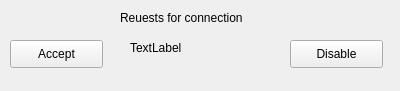
<?xml version="1.0" encoding="UTF-8"?>
<ui version="4.0">
 <class>ConWindow</class>
 <widget class="QWidget" name="ConWindow">
  <property name="geometry">
   <rect>
    <x>0</x>
    <y>0</y>
    <width>400</width>
    <height>91</height>
   </rect>
  </property>
  <property name="windowTitle">
   <string>Form</string>
  </property>
  <widget class="QLabel" name="label">
   <property name="geometry">
    <rect>
     <x>120</x>
     <y>10</y>
     <width>131</width>
     <height>16</height>
    </rect>
   </property>
   <property name="text">
    <string>Reuests for connection</string>
   </property>
  </widget>
  <widget class="QPushButton" name="Accept">
   <property name="geometry">
    <rect>
     <x>10</x>
     <y>40</y>
     <width>93</width>
     <height>28</height>
    </rect>
   </property>
   <property name="text">
    <string>Accept</string>
   </property>
  </widget>
  <widget class="QPushButton" name="Disable">
   <property name="geometry">
    <rect>
     <x>290</x>
     <y>40</y>
     <width>93</width>
     <height>28</height>
    </rect>
   </property>
   <property name="text">
    <string>Disable</string>
   </property>
  </widget>
  <widget class="QLabel" name="UsIp">
   <property name="geometry">
    <rect>
     <x>130</x>
     <y>40</y>
     <width>101</width>
     <height>16</height>
    </rect>
   </property>
   <property name="text">
    <string>TextLabel</string>
   </property>
  </widget>
 </widget>
 <resources/>
 <connections/>
</ui>
